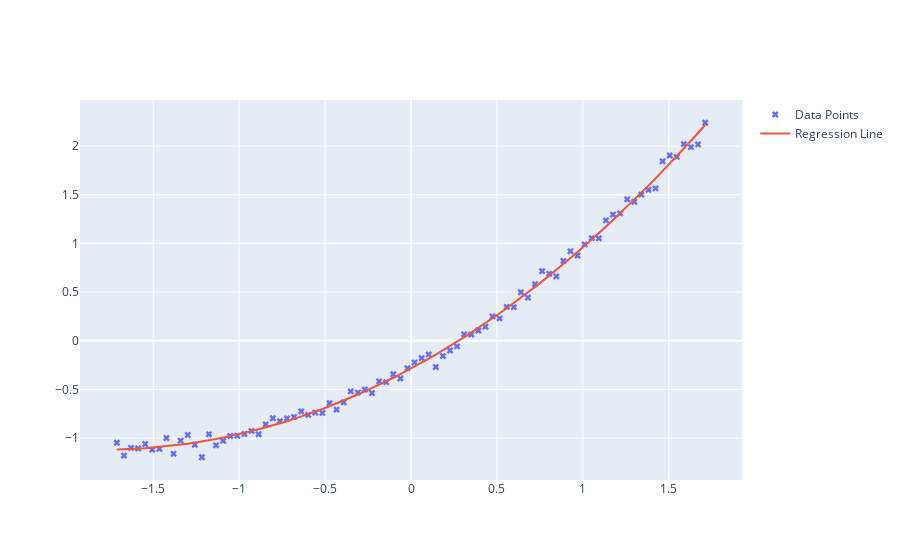

Source (notebook cell):
### Code cell
y_range = function(input= x_normalized, theta= theta_train_3)

fig = go.Figure()

# Add a scatter plot for the original data points from the CSV file
fig.add_trace(
    go.Scatter(
        x=x_normalized[:, 1],  # X values from the 'x' column
        y=y_normalized.reshape(-1,),  # Y values from the 'y' column
        mode='markers',  # Plot style as markers (points)
        marker=dict(symbol='x'),  # Marker style
        name='Data Points'  # Name for the legend
    )
)

fig.add_trace(
    go.Scatter(
        x=x_normalized[:, 1],  # X values for the regression line
        y=y_range.reshape(-1,),  # Y values for the regression line
        mode='lines',  # Plot style as a line
        name='Regression Line'  # Name for the legend
    )
)
